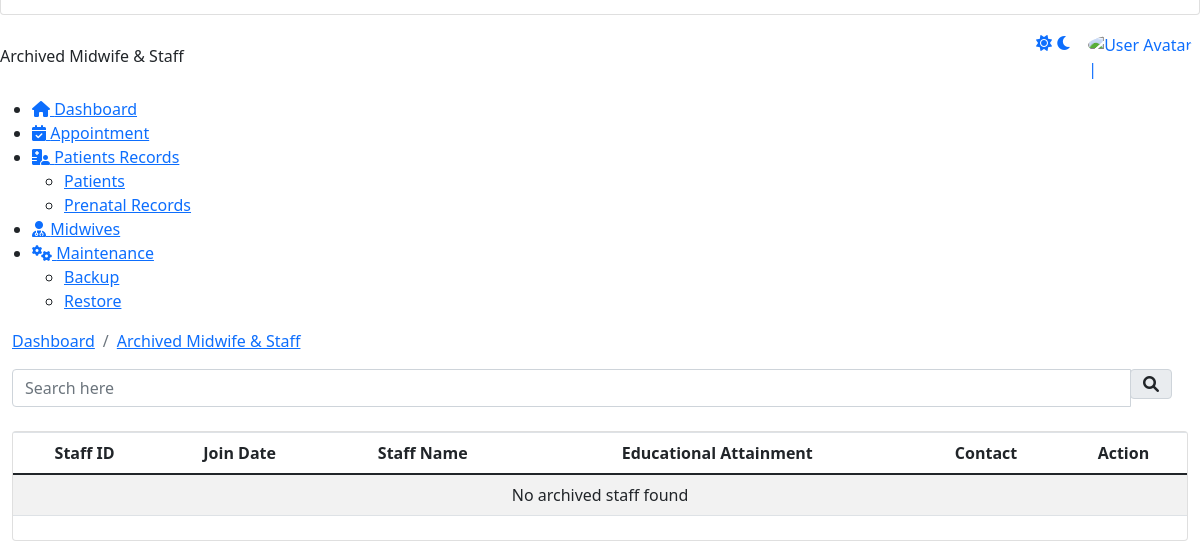
The app's page /admin/archive_staff.php (lower part), older data.
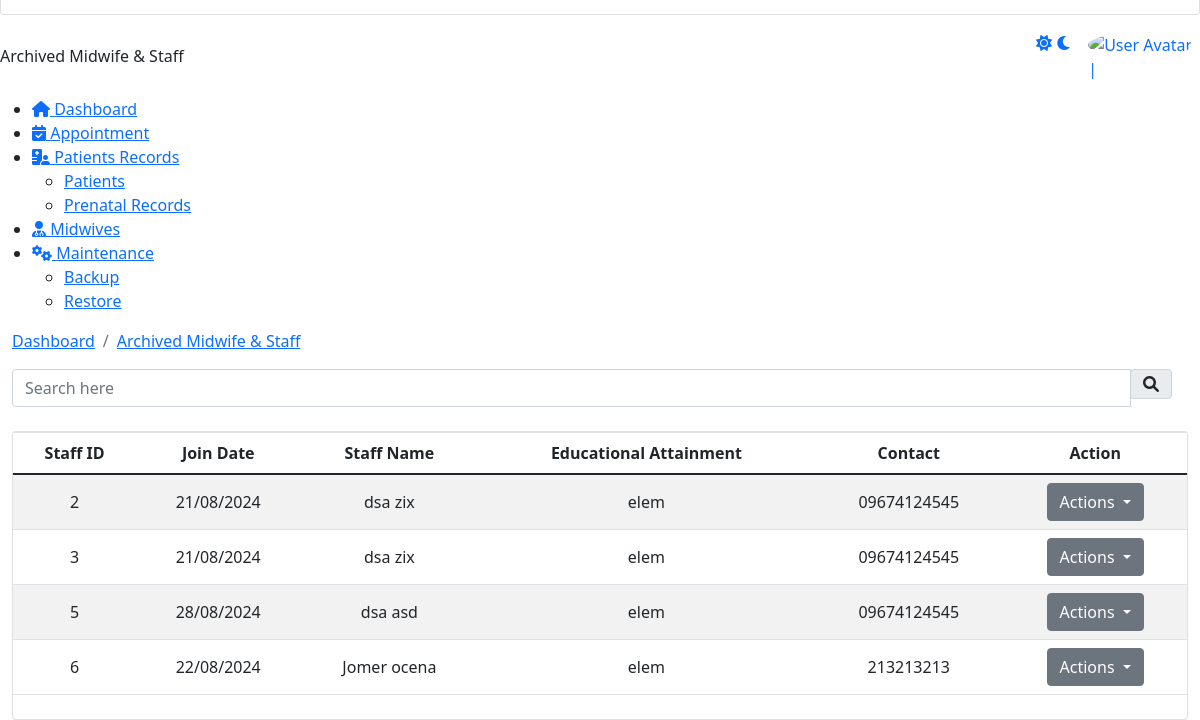
The same page, newer data.
### tables this page shows
CREATE TABLE `archive_staff` (
  `staff_id` int(11) NOT NULL,
  `employee_id` varchar(255) DEFAULT NULL,
  `firstName` varchar(255) DEFAULT NULL,
  `middleName` varchar(255) DEFAULT NULL,
  `lastName` varchar(255) DEFAULT NULL,
  `birthDate` date DEFAULT NULL,
  `age` int(11) DEFAULT NULL,
  `gender` varchar(10) DEFAULT NULL,
  `email` varchar(255) DEFAULT NULL,
  `address` text DEFAULT NULL,
  `educ_attainment` varchar(255) DEFAULT NULL,
  `joinDate` date DEFAULT NULL,
  `image` varchar(255) DEFAULT NULL,
  `mobile` varchar(255) DEFAULT NULL,
  PRIMARY KEY (`staff_id`)
);

### admin/archive_staff.php (the view, shortened to what the changed rows need)
<!DOCTYPE html>
<html lang="en">
<head>
    <link href="https://eres.dexignzone.com/codeigniter/demo/public/assets/vendor/datatables/css/jquery.dataTables.min.css" rel="stylesheet" type="text/css"/>
    <link href="https://eres.dexignzone.com/codeigniter/demo/public/assets/vendor/bootstrap-select/dist/css/bootstrap-select.min.css" rel="stylesheet" type="text/css"/>
    <link class="main-css" href="https://eres.dexignzone.com/codeigniter/demo/public/assets/css/style.css" rel="stylesheet" type="text/css"/>
    <link rel="stylesheet" href="https://cdnjs.cloudflare.com/ajax/libs/font-awesome/6.5.1/css/all.min.css" />
    <link href="https://eres.dexignzone.com/codeigniter/demo/public/assets/vendor/owl-carousel/owl.carousel.css" rel="stylesheet" type="text/css"/>
    <link href="https://eres.dexignzone.com/codeigniter/demo/public/assets/vendor/clockpicker/css/bootstrap-clockpicker.min.css" rel="stylesheet" type="text/css"/>
    <link href="https://eres.dexignzone.com/codeigniter/demo/public/assets/vendor/bootstrap-datetimepicker/css/bootstrap-datetimepicker.min.css" rel="stylesheet" type="text/css"/>
    <link href="https://eres.dexignzone.com/codeigniter/demo/public/assets/vendor/bootstrap-datetimepicker-master/css/bootstrap-datetimepicker.min.css" rel="stylesheet" type="text/css"/>
</head>
<body>
    <div id="main-wrapper">
                        <?php include './template/header2.php'; ?>
        <?php include './template/sidebar.php'; ?>
        <div class="content-body">
            <div class="container-fluid">
                <?php
                $query = "SELECT * FROM archive_staff";
                $result = mysqli_query($conn, $query);
                ?>
                <div class="row">
                    <div class="col-xl-12">
                        <div class="card">
                            <div class="card-body p-0">
                                <div class="table-responsive">
                                    <table id="example5" class="table table-striped mb-4 dataTablesCard fs-14">
                                        <thead>
                                            <tr>
                                                <th>Staff ID</th>
                                                <th>Join Date</th>
                                                <th>Staff Name</th>
                                                <th>Educational Attainment</th>
                                                <th>Contact</th>
                                                <th>Action</th>
                                            </tr>
                                        </thead>
                                        <tbody>
                                        <?php
                                        if (mysqli_num_rows($result) > 0) {
                                            while ($row = mysqli_fetch_assoc($result)) {
                                                echo "<tr>";
                                                echo '<td>' . $row['staff_id'] . '</td>';
                                                echo '<td>' . date('d/m/Y', strtotime($row['joinDate'])) . '</td>';
                                                echo '<td>' . $row['firstName'] . ' ' . $row['lastName'] . '</td>';
                                                echo '<td>' . $row['educ_attainment'] . '</td>';
                                                echo '<td>' . $row['mobile'] . '</td>';
                                                echo '<td>
                                                        <div class="d-flex align-items-center justify-content-center">
                                                            <div class="dropdown">
                                                                <button class="btn btn-secondary dropdown-toggle" type="button" id="dropdownMenuButton' . $row['staff_id'] . '" data-bs-toggle="dropdown" aria-expanded="false">
                                                                    Actions
                                                                </button>
                                                                <ul class="dropdown-menu dropdown-right" aria-labelledby="dropdownMenuButton' . $row['staff_id'] . '">
                                                                    <li><a class="dropdown-item" href="javascript:void(0);" onclick="restoreStaff(' . $row['staff_id'] . ')">Restore</a></li>
                                                                    <li><a class="dropdown-item text-danger" href="javascript:void(0);" onclick="deleteStaff(' . $row['staff_id'] . ')">Delete Permanently</a></li>
                                                                </ul>
                                                            </div>
                                                        </div>
                                                    </td>';
                                                echo '</tr>';
                                            }
                                        } else {
                                            echo "<tr><td colspan='6'>No archived staff found</td></tr>";
                                        }
                                        ?>
                                        </tbody>
                                    </table>
                                </div>
                            </div>
                        </div>
                    </div>
                </div>
            </div>
        </div>
    </body>
</html>

Row changes from the older to the newer data that the page shows:
added archive_staff: staff_id "2", joinDate "21/08/2024", firstName "dsa", lastName "zix", educ_attainment "elem", mobile "09674124545"
added archive_staff: staff_id "3", joinDate "21/08/2024", firstName "dsa", lastName "zix", educ_attainment "elem", mobile "09674124545"
added archive_staff: staff_id "5", joinDate "28/08/2024", firstName "dsa", lastName "asd", educ_attainment "elem", mobile "09674124545"
added archive_staff: staff_id "6", joinDate "22/08/2024", firstName "Jomer", lastName "ocena", educ_attainment "elem", mobile "213213213"
Text that changed along with them:
text no longer shown: "No archived staff found"
